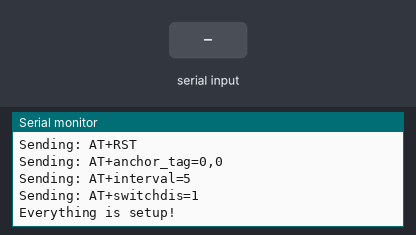
A sketch run on a simulated Arduino Mega 2560, built with avr-gcc and run on an emulated ATmega2560. Parts: the last lines printed to the serial monitor. Inputs (shaded band) come from the test bench. Storage starts empty; the modem accepts every AT command (registered, SIM ready, sends succeed) and sends nothing else.

Above: at 2.5 s.
2.6 s: "90:45\n" received over the second serial link
At 3.4 s:
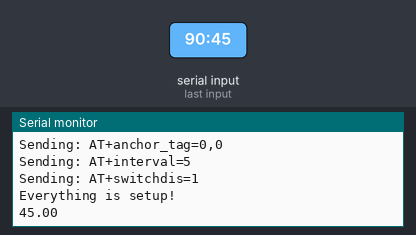
4.1 s: "30:150\n" received over the second serial link
At 5.1 s:
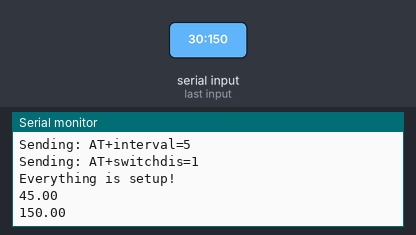

The sketch:

tag.ino
```cpp
#include <SPI.h>
//#include <SD.h>
#include "SdFat.h"
SdFat SD;

#define SD_CS_PIN SS

// Test with reduced SPI speed for breadboards.  SD_SCK_MHZ(4) will select
// the highest speed supported by the board that is not over 4 MHz.
// Change SPI_SPEED to SD_SCK_MHZ(50) for best performance.
#define SPI_SPEED SD_SCK_MHZ(4)

FsFile logFile;
char *filename = "uwb-test-30cm.csv";

void setup() {
  Serial.begin(9600);

  Serial.print("Initializing SD card...");

  if (!SD.begin(SD_CS_PIN, SPI_SPEED)) {
    Serial.println("initialization failed!");
    return;
  }
  Serial.println("initialization done.");

  if (SD.exists(filename)) {
    Serial.println("Deleting existing file...");
    SD.remove(filename);
  }

  logFile = SD.open(filename, FILE_WRITE);
  if (logFile) {
    logFile.println("Timestamp (s), Distance (m)");  // CSV Header
    logFile.close();
  }

  Serial1.begin(115200);
  delay(500);

  const char *commands[] = {
    "AT+RST",               // Reset module
    "AT+anchor_tag=0,0",    // Set as "tag" with ID 0
    "AT+interval=5",        // Set sending interval (5-50)
    "AT+switchdis=1"        // Start localization
  };

  int numCommands = sizeof(commands) / sizeof(commands[0]);

  for (int i = 0; i < numCommands; i++) {
    Serial.print("Sending: ");
    Serial.println(commands[i]);

    Serial1.println(commands[i]);
    delay(200);  // Wait for the command to process
  }
  Serial.println("Everything is setup!");
}

void loop() {
  static String receivedData = "";
  static unsigned long lastReadTime = 0;
  const unsigned long readInterval = 100;

  if(millis() - lastReadTime > readInterval){
    lastReadTime = millis();
    while (Serial1.available()) {
      char c = Serial1.read();
      if (c == '\n') {  // End of a response line
        float distance = extractDistance(receivedData);

        if (!isnan(distance)) {
          Serial.println(distance, 2);
          logData(distance);
        }

        receivedData = "";
      } else {
        receivedData += c;
      }
    }
  }

  // If no data has been received for a while, do not spam "Serial1 not available"
  if (millis() - lastReadTime > 2000) {
    Serial.println("Serial1 not available");
    lastReadTime = millis(); // Reset to avoid constant printing
  }
}

// Function to extract numeric value from string format "an0: 0.03 m"
float extractDistance(String input) {
  int startIndex = input.indexOf(':');
  if (startIndex != -1) {
    String numPart = input.substring(startIndex + 1);
    numPart.trim();
    return numPart.toFloat(); // Convert to float
  }
  return NAN;
}

// Function to log data to SD card
void logData(float distance) {
  logFile = SD.open(filename, FILE_WRITE);
  if (logFile) {
    unsigned long timestamp = millis(); // Get time in milliseconds
    logFile.print(timestamp / 1000.0, 2); // Convert to seconds
    logFile.print(",");
    logFile.println(distance, 2);
    logFile.close();
  } else {
    Serial.println("Failed to write to SD card!");
  }
}
```

Measured:
- after the input at 2.6 s, the serial monitor: prints a new line after 0.05 s (image 1)
- after the input at 4.1 s, the serial monitor: prints a new line after 0.06 s (image 2)
